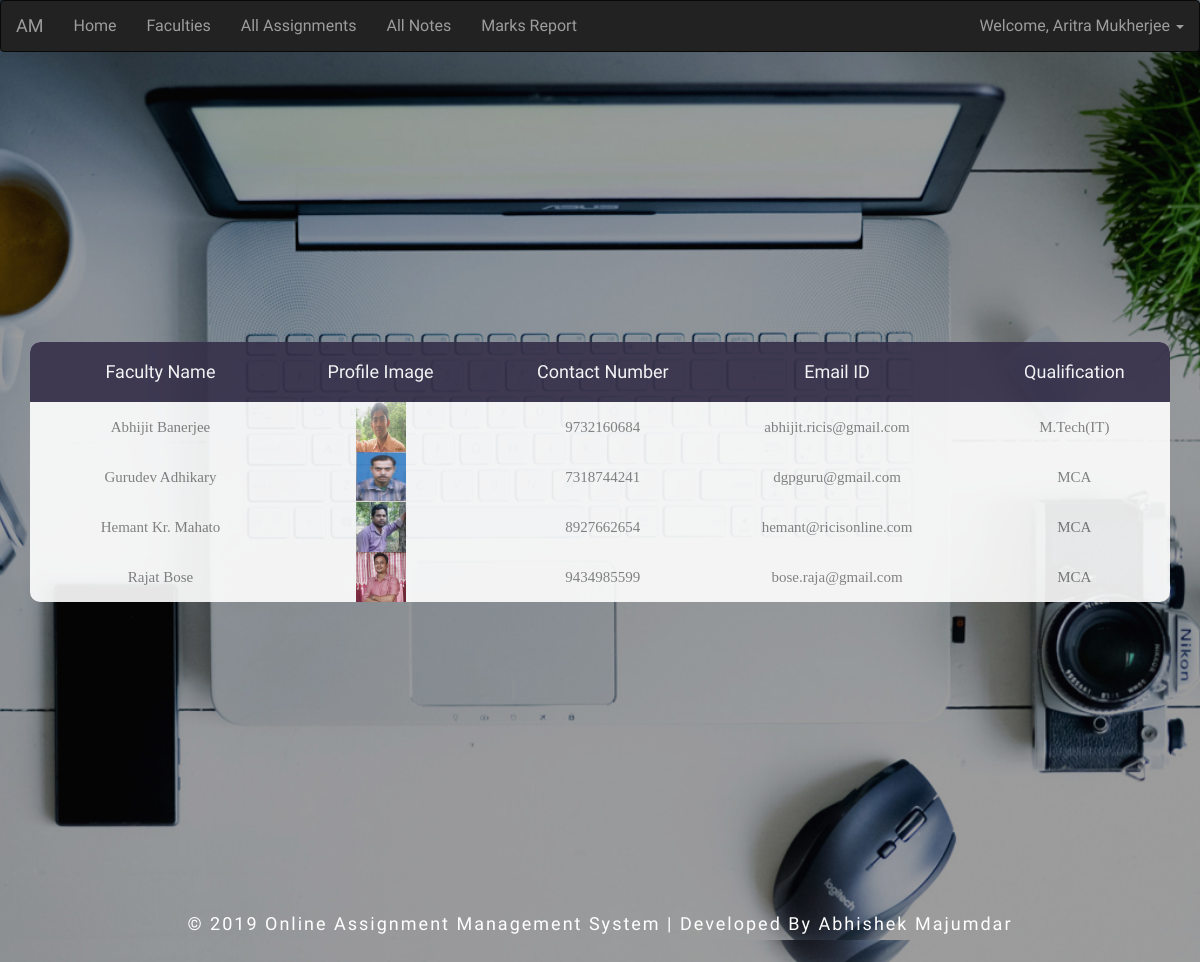
The app's page /student/view_faculty.php (signed in) with its own data.
### tables this page shows
CREATE TABLE `fac_details` (
  `id` int(5) NOT NULL,
  `name` varchar(100) NOT NULL,
  `email` varchar(100) NOT NULL,
  `contact` varchar(15) NOT NULL,
  `qualification` varchar(100) NOT NULL,
  `password` varchar(100) NOT NULL,
  `status` int(1) NOT NULL,
  `img` varchar(200) NOT NULL,
  `address` varchar(200) NOT NULL,
  `dept` varchar(10) NOT NULL,
  `dob` date NOT NULL,
  `reg_date` timestamp NOT NULL DEFAULT current_timestamp() ON UPDATE current_timestamp()
);

### student/view_faculty.php (the view, shortened to what this page needs)
<?php
	require_once('../database/server.php');
	$dept=$_SESSION['std_dept'];
?>
<!DOCTYPE html>
<html lang="en">
<head>
  <link rel="stylesheet" href="https://maxcdn.bootstrapcdn.com/bootstrap/3.3.7/css/bootstrap.min.css">
	<link rel="stylesheet" type="text/css" href="css/main.css">
</head>
<body>
	<?php include('includes/header.php') ?>
	<div class="limiter">
		<div class="container-table100">
			<div class="wrap-table100">
				<div class="table100">
					<table>
						<thead>
							<tr class="table100-head">
								<th class="column1">Faculty Name</th>
								<th class="column1">Profile Image</th>
								<th class="column1">Contact Number</th>
								<th class="column1">Email ID</th>
								<th class="column1">Qualification</th>
							</tr>
						</thead>
						<?php
							$sql="SELECT * FROM `fac_details` WHERE dept='$dept' and status='1'";
							$result=mysqli_query($con,$sql);
							while ($row = mysqli_fetch_assoc($result)) {
						?>
						<tbody>
								<tr>
									<td class="column1"><?php echo $row['name']?></td>
									<td class="column1"><img src="../faculty/uploads/<?php echo $row['img']?>" style="width:50px;height:50px;"></td>
									<td class="column1"><?php echo $row['contact']?></td>
									<td class="column1"><?php echo $row['email']?></td>
									<td class="column1"><?php echo $row['qualification']?></td>
								</tr>
						</tbody>
							<?php } ?>
					</table>
				</div>
			</div>
		</div>
	</div>
<div class="footer">
		<p>
			 © 2019 Online Assignment Management System | Developed By Abhishek Majumdar
		</p>
	</div>
</body>
</html>

### student/css/main.css (style rules this page uses)
* { margin: 0px; padding: 0px; box-sizing: border-box; }
body, html { background: url(../images/b1.jpg) no-repeat; background-size: cover; -webkit-background-size: cover; -moz-background-size: cover; -o-background-size: cover; -ms-background-size: cover; background-position: center; font-size: 100%; font-family: 'Cuprum', sans-serif; min-height: 100vh; }
p { margin: 0px; }
.limiter { width: 100%; margin: 0 auto; }
.container-table100 { width: 100%; min-height: 100vh; -webkit-background-size: cover; -moz-background-size: cover; -o-background-size: cover; -ms-background-size: cover; background-position: center; font-size: 100%; font-family: 'Cuprum', sans-serif; min-height: 100vh; opacity:0.9; display: -webkit-box; display: -webkit-flex; display: -moz-box; display: -ms-flexbox; display: flex; align-items: center; justify-content: center; flex-wrap: wrap; padding: 33px 30px; }
.wrap-table100 { width: 1170px; }
table { border-spacing: 1; border-collapse: collapse; background: white; border-radius: 10px; overflow: hidden; width: 100%; margin: 0 auto; position: relative; }
table * { position: relative; }
table td, table th { padding-left: 8px; }
table thead tr { height: 60px; background: #36304a; }
table tbody tr { height: 50px; }
table tbody tr:last-child { border: 0; }
table td, table th { text-align: left; }
.table100-head th { font-family: 'Cuprum', sans-serif; font-size: 18px; color: #fff; line-height: 1.2; font-weight: unset; text-align:center; }
tbody tr { font-family: OpenSans-Regular; font-size: 15px; color: #808080; line-height: 1.2; font-weight: unset; }
.column1 { width: 260px; padding-left: 40px; text-align:center; }
.footer { margin: 3vw .3vw 2vw; }
.footer p { font-size: 18px; color: #fff; letter-spacing: 2px; text-align: center; line-height: 1.8; }

### records on screen
fac_details: name "Abhijit Banerjee", img (picture), contact "9732160684", email "abhijit.ricis@gmail.com", qualification "M.Tech(IT)"
fac_details: name "Gurudev Adhikary", img (picture), contact "7318744241", email "dgpguru@gmail.com", qualification "MCA"
fac_details: name "Hemant Kr. Mahato", img (picture), contact "8927662654", email "hemant@ricisonline.com", qualification "MCA"
fac_details: name "Rajat Bose", img (picture), contact "9434985599", email "bose.raja@gmail.com", qualification "MCA"

### other values on screen
$_SESSION['std_name'] "Aritra Mukherjee"
